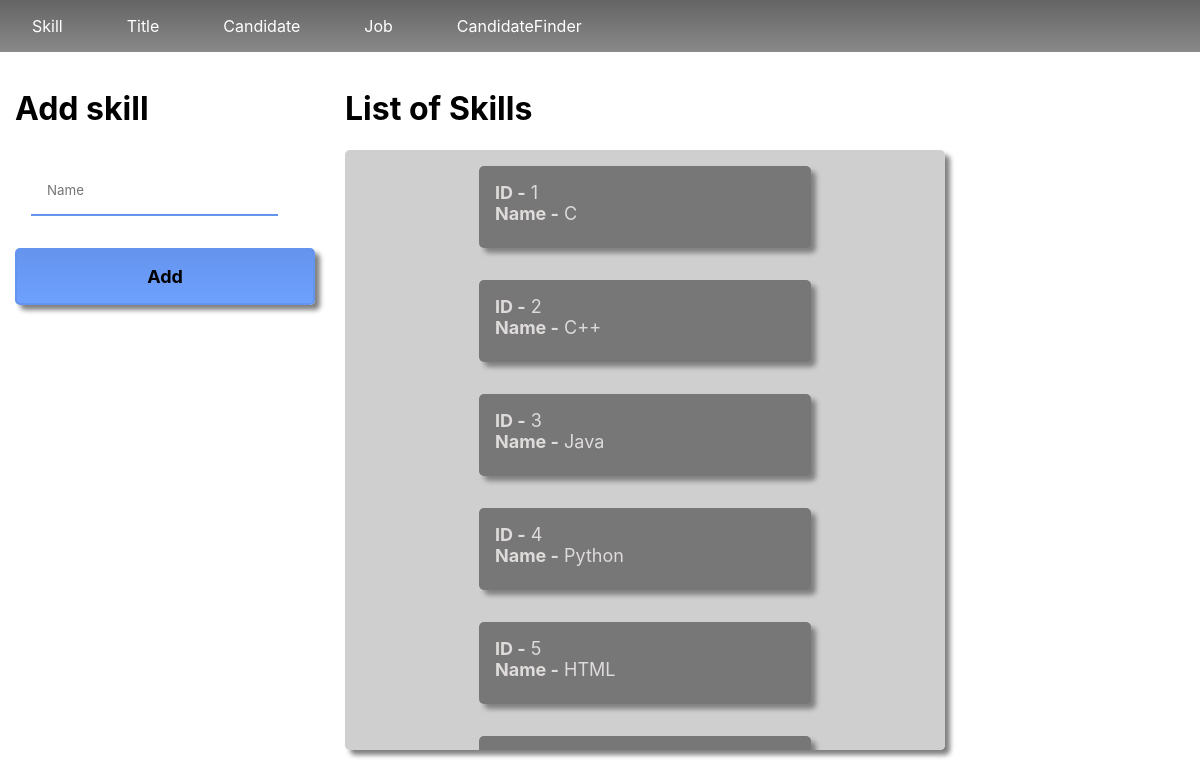
/Skill, run on the app's committed database.
### matcher/models.py (models this page shows, shortened)
class Skill(models.Model):
    name = models.CharField(max_length=200,unique=True)

### matcher/views.py (the view)
# urls.py: path('Skill', views.Skills , name = "Skill"),
def Skills(request):
    try:
        name = request.POST['name']
        skill = Skill(name = name)
        skill.save()
    except Exception as e:
        err = e
    skills = Skill.objects.all()
    return render(request , 'skills/skills.html' , {'skills': skills , 'err':err})

### matcher/templates/skills/skills.html (shortened to what this page needs)
{% extends 'home/home.html' %}
{% block body %}
{% load static %}
    <link rel="stylesheet" href="{% static 'matcher/form.css' %}">
    <div class="container">
        <div class="form">
            <form  action="{% url 'app:Skill' %}" method="post">
                <div class="skills_Add">
                    <h1>Add skill</h1>
                    <input type="text" name="name" id="name" placeholder="Name"/>
                    <button type="submit">Add</button>
                </div>
            </form>
        </div>
        <div>
        <h1>List of Skills</h1>
        <div class="box-data">
            {% for skill in skills %}
            <div class="list" style="display: flex;">
                <p><strong>ID -</strong> {{skill.id}}</p>
                <p><strong>Name -</strong> {{skill.name}}</p>
            </div>
            {% endfor %}
        </div>
        </div>
    </div>
{% endblock body %}

### matcher/static/matcher/nav.css (style rules this page uses)
* { font-family: -apple-system, BlinkMacSystemFont, 'Segoe UI', Roboto, Oxygen, Ubuntu, Cantarell, 'Open Sans', 'Helvetica Neue', sans-serif; }

### matcher/static/matcher/form.css (style rules this page uses)
.form { max-width: 300px; }
.form input { border: none; padding: 1rem; margin: 1rem; border-bottom: 2px solid rgb(100, 148, 237); }
.form button { background: linear-gradient(rgb(100, 148, 237), rgb(110 160 255)); border: 2px solid rgb(100, 148, 237); width: 100%; padding: 1rem; color: rgb(0, 0, 0); font-size: 18px; font-weight: bold; border-radius: 5px; margin: 1rem 0; box-shadow: 5px 5px 5px grey; }
.box-data { max-height: 600px; width: 600px; display: flex; flex-direction: column; align-items: center; overflow: auto; background-color: rgb(207, 207, 207); box-shadow: 5px 5px 5px grey; border-radius: 5px; }
.container { width: 80%; display:flex; justify-content: space-around; }
.container p { margin: 0; color: rgb(223, 219, 219); font-size: 18px; user-select:none; }
.container div, .container label, .container input { user-select:none; }
.list { min-width: 300px; max-width: 300px; min-height: 50px; max-height: 50; padding: 1rem; margin: 1rem; border-radius: 5px; background-color: rgb(119, 119, 119); box-shadow: 5px 5px 5px grey; display: flex; flex-direction: column; }

### data on the page
Skill: id "1", name "C"
Skill: id "2", name "C++"
Skill: id "3", name "Java"
Skill: id "4", name "Python"
Skill: id "5", name "HTML"
